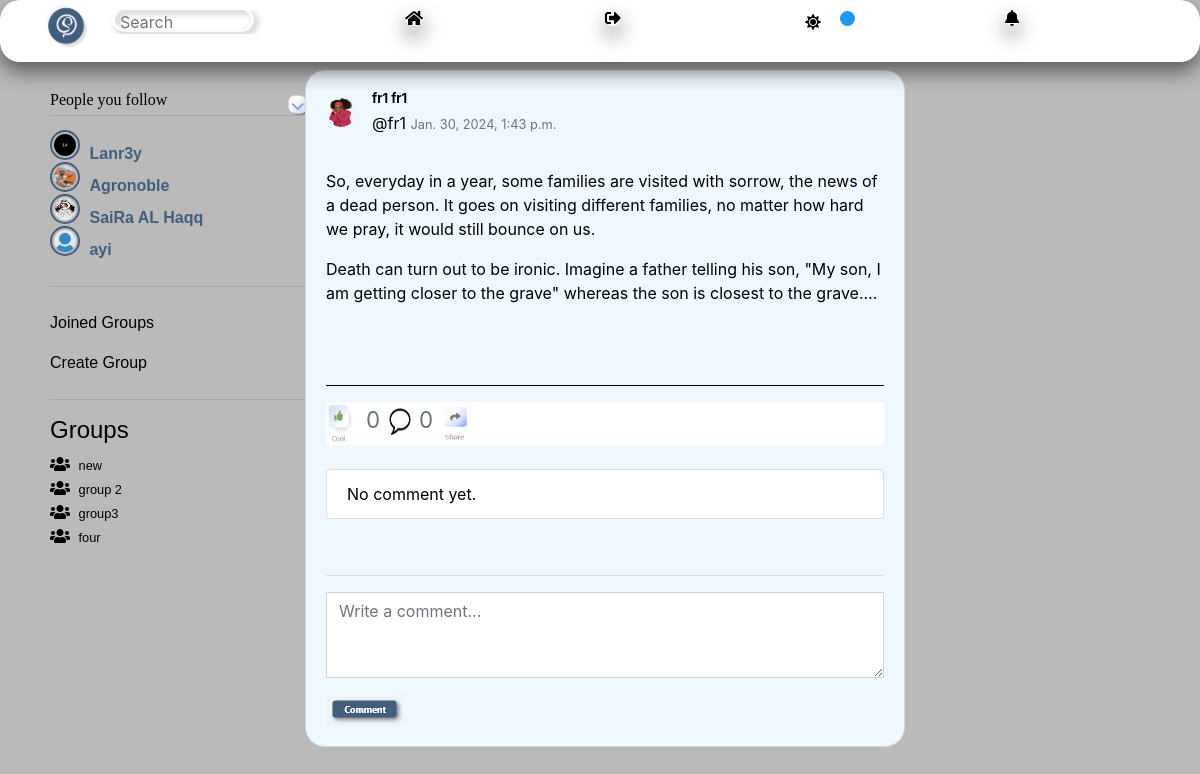
/post_content/197 (signed in), run on an earlier commit of the app's database.
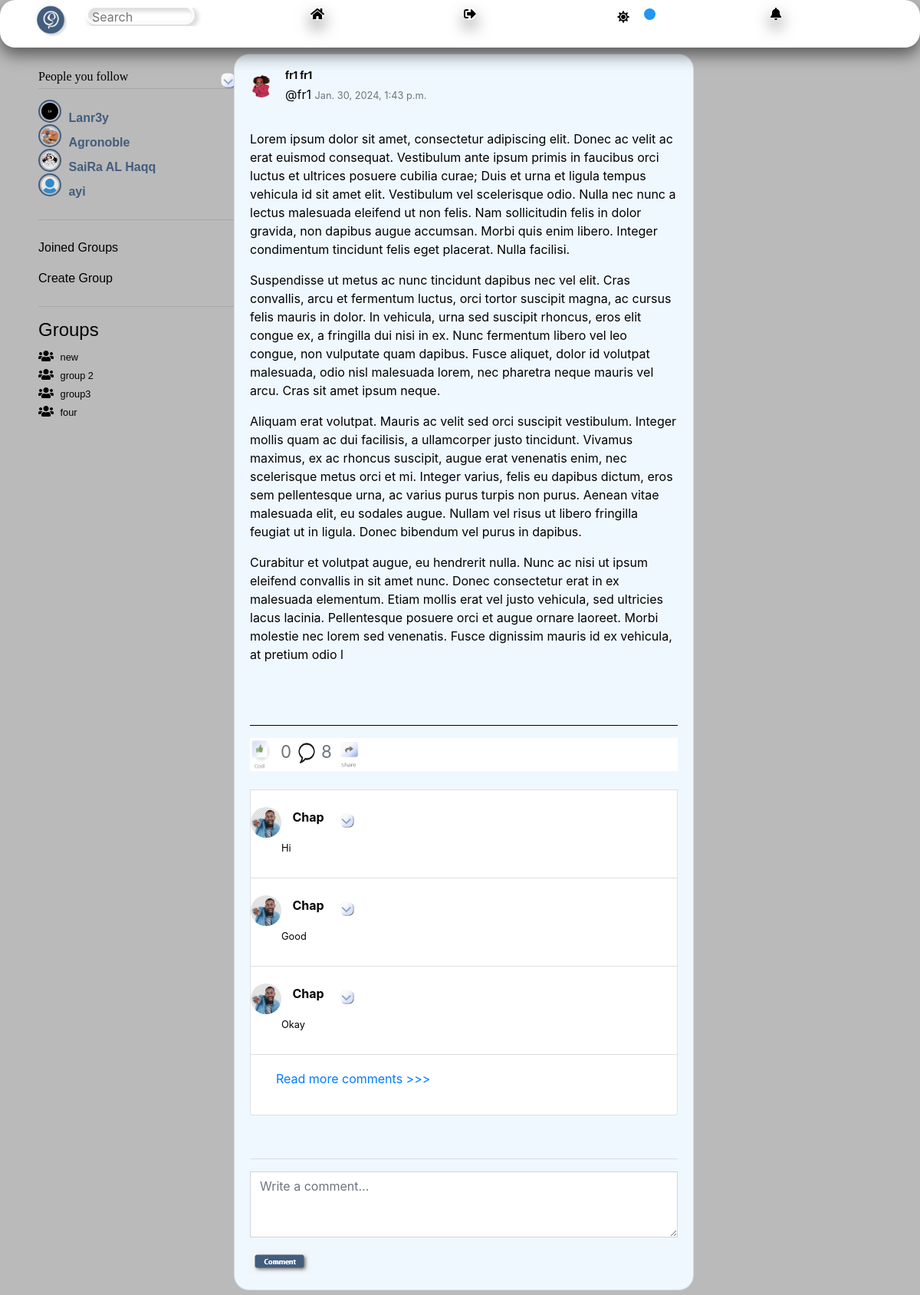
And on a later commit of the database.
### network/models.py (models this page shows, shortened)
class User(AbstractUser):
    profile_pics = models.ImageField(upload_to='profile_pics/', null=True, blank=True)
    phone_number = models.CharField(max_length=20, null=True, blank=True)
    about = models.TextField(null=True, blank=True)

class Group(models.Model):
    name = models.CharField(max_length=100)  # Default value for 'name'
    description = models.TextField(blank=True, null=True,)  # Default value for 'description'
    creator = models.ForeignKey(User, on_delete=models.CASCADE)
    members = models.ManyToManyField(User, related_name='group_members')

class Post(models.Model):
    user = models.ForeignKey(User, on_delete=models.CASCADE, blank=True, null=True, related_name="post_user")
    postContent = models.TextField(blank=True)
    timestamp = models.DateTimeField(auto_now_add=True)

class Comment(models.Model):
    author = models.ForeignKey(User, on_delete=models.CASCADE, blank=True, null=True, related_name="userComment")
    post = models.ForeignKey(Post, on_delete=models.CASCADE, blank=True, null=True, related_name="postComment")
    message = models.CharField(max_length=10000)

### network/views.py (the view)
# urls.py: path("post_content/<int:post_id>", views.post_content, name="post_content"),
def post_content(request, post_id):
    if not request.user.is_authenticated:
        return render(request, "network/error.html")
    post = Post.objects.get(pk=post_id)
    allComments = Comment.objects.filter(post=post)
    user = request.user
    return render(request, "network/post_content.html", {
        "posts": post,
        "allComments": allComments,
    })

### network/custom_context_processors.py (called while the page is built)
def my_groups_and_joined(request):
    if request.user.is_authenticated:
        my_groups = Group.objects.filter(creator=request.user)
        groups_i_joined = request.user.group_members.all()
    else:
        my_groups = []
        groups_i_joined = []
    return {
        'my_groups': my_groups,
        'groups_i_joined': groups_i_joined,
    }

### network/templatetags/my_filters.py (called while the page is built)
@register.filter
def split_paragraphs(value):
    return value.split('\n')

### network/templates/network/post_content.html (shortened to what this page needs)
{% extends "network/layout.html" %}
{% load custom_tags %}
{% load my_filters %}
{% load static %}
{% block body %}
{% include 'network/left-sidebar.html' %}
<div class="container" style="margin-top: 60px;">
<div class="contnt" style="width: 500%;">
  <div class="post">
  <div class="card post-card">
    <div class="card-body">
      <div class="d-flex align-items-center">
        {% if posts.user.profile_pics %}
      <a href="{% url 'profile' user_id=posts.user.id %}">
        <img src="{{ posts.user.profile_pics.url }}" class="rounded-circle" width="30" height="30">
      </a>
      {% else %}
      <a href="{% url 'profile' user_id=posts.user.id %}">
        <img src="/media/post_image/nodp.jpg" class="rounded-circle" width="30" height="30">
      </a>
      {% endif %}
        <div class="ml-3">
          <h5 class="card-title mb-1">
          <a class="card-titl" style="text-decoration: none;" href="{% url 'profile' user_id=posts.user.id %}">{{posts.user.first_name}} {{posts.user.last_name}}
          </h5>
          <div class="m-0">
            {% if posts.user.username|length > 15 %}
            <p>@{{posts.user.username | slice:":15"}}...</p>
            {% else %}
            <p>@{{posts.user.username}} <small class="text-muted">{{ posts.timestamp }}</small> </p>
            {% endif %}
        </div>
        </div>
          </div>
          <br>
          <br>
      <div class="card-text" id="content_{{ posts.id }}">
        {% for paragraph in posts.postContent|split_paragraphs %}
        <p>{{ paragraph|urlize }}</p>
        {% endfor %}
      {% include 'network/likes.html' %}
<br>
      {% include 'network/comments.html' %}
    {% include "network/share.html" %}
  </div>
{% endblock %}

### network/templates/network/left-sidebar.html (shortened to what this page needs)
    <div class="container">
        <div class="left-sidebar-items times-roman-font" id="sidebar">
            <ul class="navbar-nav ml-auto">
                {% if user.is_authenticated %}
                <li class="nav-item">
                  <div class="times-roman-font" style="display: flex; align-items: center;">
                    <h6>People you follow </h6>
                    <a href="{% url 'myfollowing' %}">
                    <img src="/media/post_image/seemore.png" style="margin-left: 120px; vertical-align: middle;">
                  </a>
                  </div>
                </li>
               <hr style="margin-top: -2px;">
               <li class="nav-item">
    <div class="sidebar-following">
      <div style="margin-top: 10px;" class="followed-sers">
        {% if users_i_follow %}
            {% for user_followed in users_i_follow|slice:":9" %}
                {% if user_followed.profile_pics %}
                    <a href="{% url 'profile' user_followed.id %}" class="d-block mb-2">
                        <img style="border: 2px solid #435D7D; padding: 2px;" src="{{ user_followed.profile_pics.url }}" alt="{{ user_followed.following.username }}" class="rounded-circle" width="30" height="30">
                        <strong s style="color: #435D7D; padding: 5px;"> {{ user_followed.username }}</strong>
                    </a>
                {% else %}
                    <a href="{% url 'profile' user_followed.id %}" class="d-block mb-2">
                        <img style="border: 2px solid #435D7D; padding: 2px;" src="media/post_image/nodp.jpg" alt="{{ user_followed.username }}" class="rounded-circle" width="30" height="30">
                        <strong s style="color: #435D7D; padding: 5px;"> {{ user_followed.username }}</strong>
                    </a>
                {% endif %}
            {% endfor %}
        {% else %}
            <p>Ussers you follow and are not following you will appear here</p>
        {% endif %}
    </div>
    </div>
</li>
            <hr>
                <li class="nav-item">
                <a class="nav-link" id="groups-i-joined-btn" href="#">Joined Groups</a>
                </li>
                <li class="nav-item">
                    <a class="nav-link" href="{% url 'create_group' %}">Create Group</a>
                </li>
                <hr>
                <div class="sidebar-groups">
                  <h4>Groups</h4>
                  {% if groups_i_joined %}
                      <ul style="list-style-type: none; padding: 0; margin: 0;">
                          {% for group in groups_i_joined %}
                          <a href="{% url 'group_detail' group.id %}">
                              <li><i class="fas fa-users" style="margin-right: 5px;"></i><small>  {{ group.name | truncatechars:20 }} </small></li>
                            </a>
                          {% endfor %}
                      </ul>
                  {% else %}
                      <small>No group joined yet.</small>
                  {% endif %}
              </div>
              {% endif %}
            </ul>
        </div>
    </div>

### network/templates/network/likes.html (shortened to what this page needs)
{% load custom_tags %}
{% load my_filters %}
{% load static %}
<br>
<br>
<hr style="border-color: black;">
    <div class="horizontal-container">
      <div class="">
        <button class="like-btn" data-post-id="{{ posts.id }}" style="background: none; border: none; padding: 0; width: 30px; height: 40px;">
          <img src="/media/post_image/cool.png" width="100%" height="100%" alt="reaction-button" title="reaction">
        </button>
      </div>
  {% with total_count=posts.postLove.count|add:posts.postHaha.count|add:posts.postSad.count|add:posts.postShock.count|add:posts.post_like.count %}
  <h3 onclick="opensModal('{{ posts.id }}')">
    <small class="text-muted" style="color: black;">{{ total_count }}</small>
    <button style="background: none; border: none; padding: 0; width: 24px; height: 35px;">
      <img src="/media/post_image/com.png" width="100%" height="100%" alt="Comment" title="Comment">
    </button>
     <small class="text-muted">{{ posts.postComment.count }}</small>
  </h3>
  <button style="background: none; border: none; padding: 0; width: 24px; height: 35px;" onclick="share({{ posts.id }})">
    <img src="/media/post_image/share.png" width="100%" height="100%" alt="Share" title="Share">
  </button>
{% endwith %}
    </div>

### network/templates/network/comments.html (shortened to what this page needs)
{% load custom_tags %}
{% load my_filters %}
{% load static %}
<ul class="list-grup" id="comment-list-{{ posts.id }}">
  {% for comment in posts.postComment.all|slice:":3" %}
    <li class="list-group-item">
     <div>
      {% if comment.author.profile_pics %}
      <a href="{% url 'profile' user_id=comment.author.id %}">
        <img src="{{ comment.author.profile_pics.url }}" class="rounded-circle" width="40" height="40" style="margin-left: -20px; margin-top: 10px;">
      </a>
      {% else %}
      <a href="{% url 'profile' user_id=comment.author.id %}">
        <img src="/media/post_image/nodp.jpg" class="rounded-circle" width="20" height="20" style="margin-left: -20px;">
      </a>
      {% endif %}
      <strong style="margin-left: 10px;"><a href="{% url 'profile' user_id=comment.author.id %}">{{ comment.author.username }}</a></strong>
        {% if request.user == comment.author or request.user == posts.user %}
        {% include 'network/delete-comment.html' %}</div>
        {% endif %}
      <div id="content_{{ comment.id }}">
        {% for paragraph in comment.message|split_paragraphs|slice:":3" %}
          <p style="margin-left: 20px;"><small>{{ paragraph|urlize }}</small></p>
        {% endfor %}
      </div>
    </li>
  {% empty %}
    <li class="list-group-item">No comment yet.</li>
  {% endfor %}
  {% if posts.postComment.all|length > 3 %}
  <li class="list-group-item">
    <a href="{% url 'post_content' post_id=posts.id %}">
      <p class="btn btn-link read-more" data-post="{{ posts.id }}">Read more comments >>></p>
    </a>
  </li>
  {% endif %}
</ul>
<br>
<hr>
{% if user.is_authenticated %}
<div class="form-group">
  <span class="comment-field">
    <textarea type="text" id="new-comment-{{ posts.id }}" name="newComment" class="form-control rounded-0 shadow-none" rows="3" placeholder="Write a comment..."></textarea>
  </span>
</div>
<span class="btn-comment">
  <button style="border: none;" class="submit-button" type="button" onclick="commentAdd({{ posts.id }})">
    <img src="/media/post_image/comment-icon.png">
  </button>
</span>
{% endif %}

### network/templates/network/delete-comment.html (shortened to what this page needs)
<button onclick="openModal('deleteModal-{{ comment.id }}')" style="width: 50px; padding: 2px 5px; font-size: 8px; border: none; background: none;">
    <img src="media/post_image/seemore.png">
</button>

What changed in the data, as far as the page shows it:
changed Post "fr1": postComment.count "0" → "8"
added Comment: author.profile_pics (picture), author.username "Chap", message "Hi"
added Comment: author.profile_pics (picture), author.username "Chap", message "Good"
added Comment: author.profile_pics (picture), author.username "Chap", message "Okay"
Also different on the page:
new list line: "Lorem ipsum dolor sit amet, consectetur adipiscing elit. Donec ac velit ac erat euismod consequat. Vestibulum ante ipsum primis in faucibus orci luctus et ultrices posuere cubilia curae; Duis et urna et ligula tempus vehicula id sit amet elit. Vestibulum vel scelerisque odio. Nulla nec nunc a lectus malesuada eleifend ut non felis. Nam sollicitudin felis in dolor gravida, non dapibus augue accumsan. Morbi quis enim libero. Integer condimentum tincidunt felis eget placerat. Nulla facilisi."
new list line: "Suspendisse ut metus ac nunc tincidunt dapibus nec vel elit. Cras convallis, arcu et fermentum luctus, orci tortor suscipit magna, ac cursus felis mauris in dolor. In vehicula, urna sed suscipit rhoncus, eros elit congue ex, a fringilla dui nisi in ex. Nunc fermentum libero vel leo congue, non vulputate quam dapibus. Fusce aliquet, dolor id volutpat malesuada, odio nisl malesuada lorem, nec pharetra neque mauris vel arcu. Cras sit amet ipsum neque."
new list line: "Aliquam erat volutpat. Mauris ac velit sed orci suscipit vestibulum. Integer mollis quam ac dui facilisis, a ullamcorper justo tincidunt. Vivamus maximus, ex ac rhoncus suscipit, augue erat venenatis enim, nec scelerisque metus orci et mi. Integer varius, felis eu dapibus dictum, eros sem pellentesque urna, ac varius purus turpis non purus. Aenean vitae malesuada elit, eu sodales augue. Nullam vel risus ut libero fringilla feugiat ut in ligula. Donec bibendum vel purus in dapibus."
new list line: "Curabitur et volutpat augue, eu hendrerit nulla. Nunc ac nisi ut ipsum eleifend convallis in sit amet nunc. Donec consectetur erat in ex malesuada elementum. Etiam mollis erat vel justo vehicula, sed ultricies lacus lacinia. Pellentesque posuere orci et augue ornare laoreet. Morbi molestie nec lorem sed venenatis. Fusce dignissim mauris id ex vehicula, at pretium odio l"
text no longer shown: "No comment yet."
text now shown: "Read more comments >>>"
list line gone: "So, everyday in a year, some families are visited with sorrow, the news of a dead person. It goes on visiting different families, no matter how hard we pray, it would still bounce on us."
list line gone: "Death can turn out to be ironic. Imagine a father telling his son, \"My son, I am getting closer to the grave\" whereas the son is closest to the grave.…"
